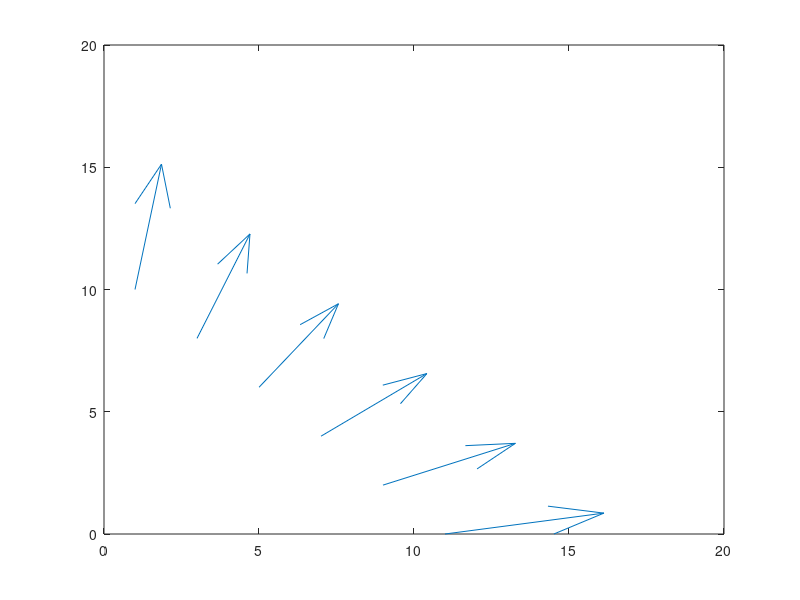

Reproduce this figure in MATLAB.
XSource = [1, 3, 5, 7, 9, 11];
YSource = [10, 8, 6, 4, 2, 0];

USource = [1, 2, 3, 4, 5, 6];
VSource = [6, 5, 4, 3, 2, 1];

quiver(XSource, YSource, USource, VSource);